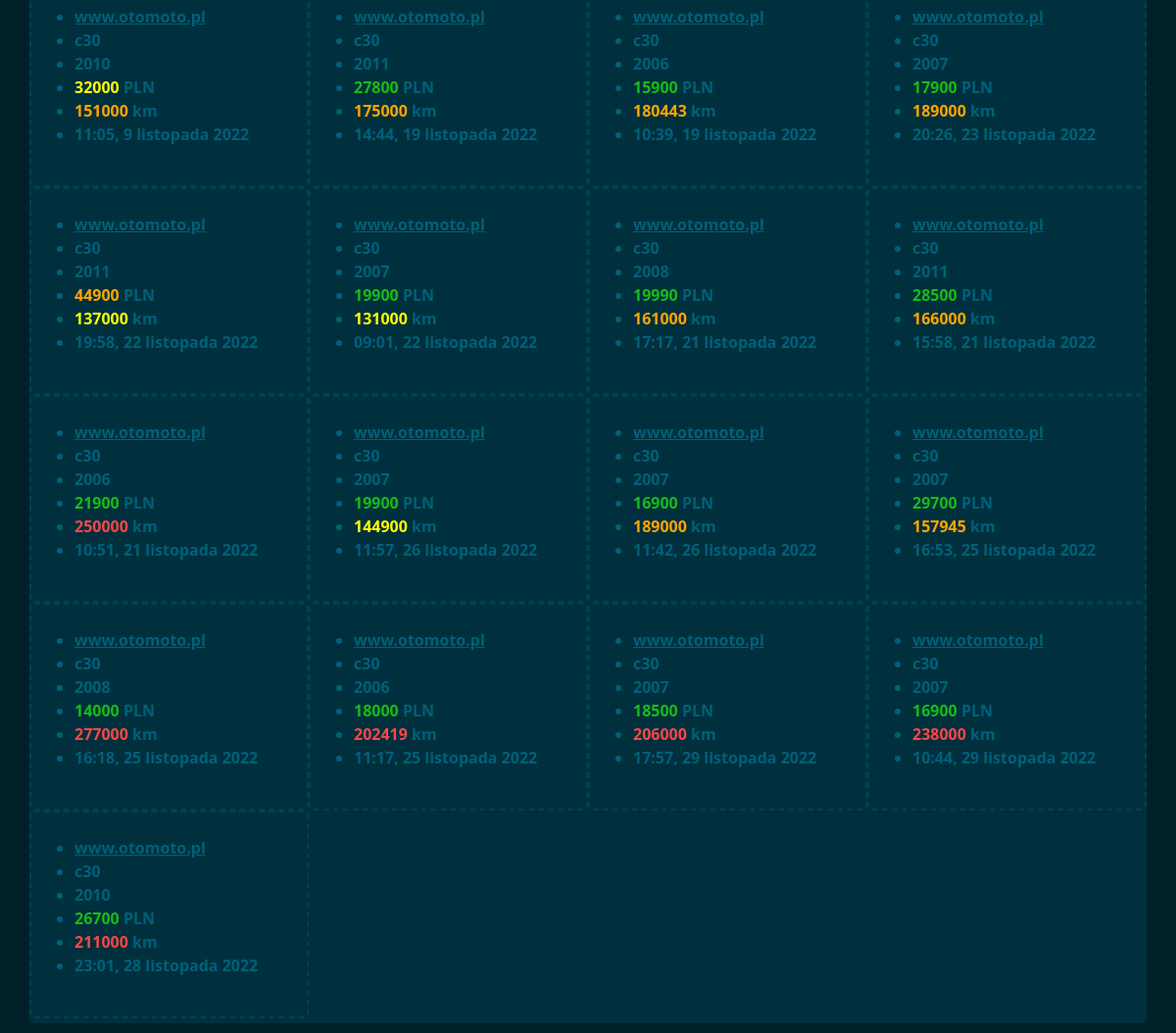
The page /c30/ (lower part) on the database as committed earlier.
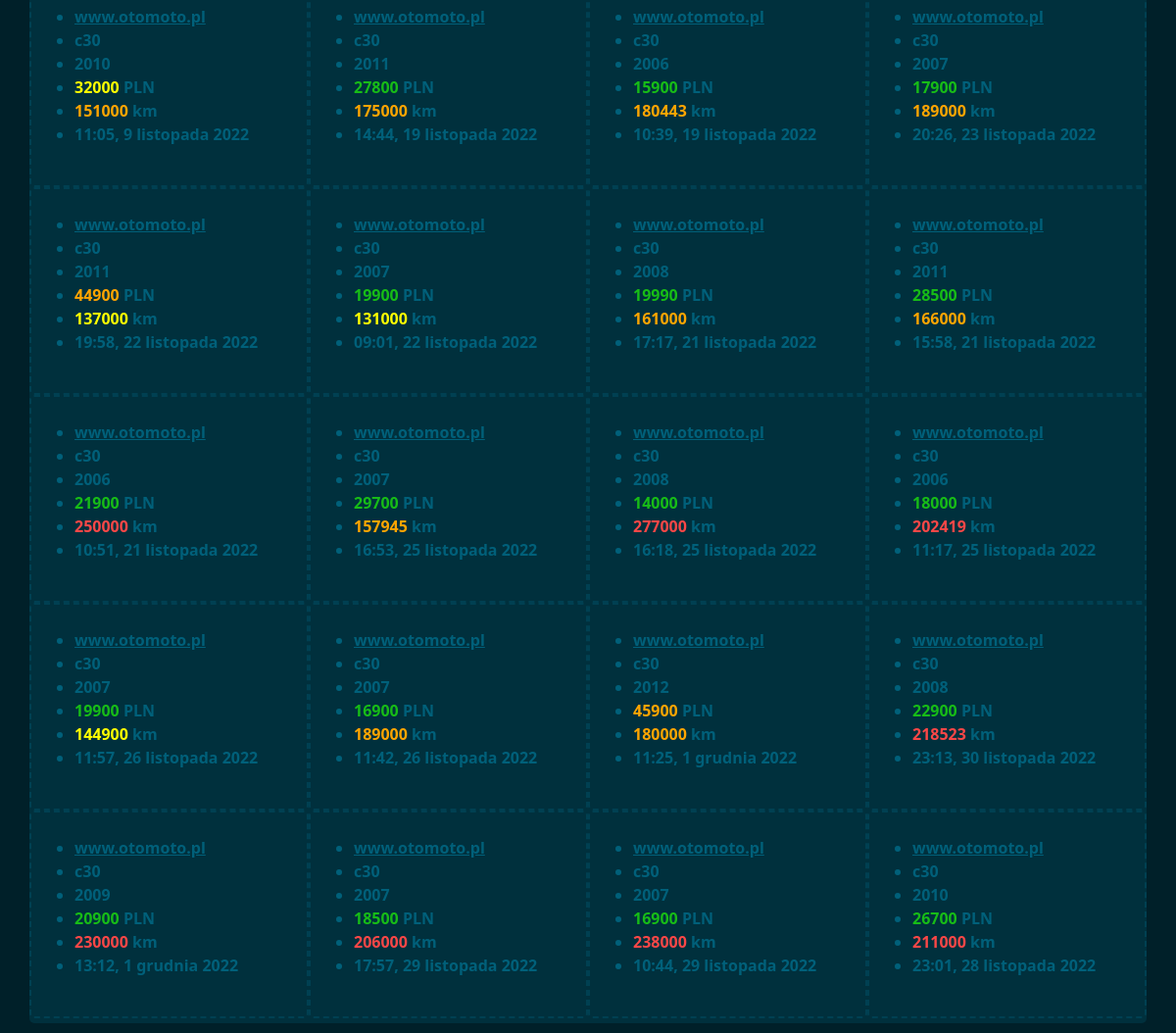
The same page on the database as committed later.
### cardeals/models.py (models this page shows)
class Cars(models.Model):
    brand = models.TextField(blank=True, null=True)
    model = models.TextField(blank=True, null=True)
    price = models.IntegerField(blank=True, null=True)
    currency = models.TextField(blank=True, null=True)
    year = models.IntegerField(blank=True, null=True)
    mileage = models.IntegerField(blank=True, null=True)
    add_date = models.TextField(blank=True, null=True)
    url = models.TextField(blank=True, null=True)
    class Meta:
        managed = False
        db_table = 'cars'

### cardeals/views.py (the view)
# urls.py: path('c30/', views.c30deals, name='c30deals')
def c30deals(response):
    deals = Cars.objects.all()
    return render(response, "cardeals/c30.html", {"deals": deals})

### cardeals/templates/cardeals/c30.html (shortened to what this page needs)
{% extends 'cardeals/base.html' %}
{% block content %}
    {% if deal.model == "c30" %}
    <div class="col-3" id="main">
        <ul>
            <br><li><a href="{{ deal.url }}" target="_blank"> www.otomoto.pl</a></li>
            <li> {{ deal.model }}</li>
            <li> {{ deal.year }}</li>
            <li> <span class="price">{{ deal.price }}</span> {{ deal.currency }}</li>
            <li> <span class="mileage">{{ deal.mileage }}</span> km</li>
            <li> {{ deal.add_date }}</li><br>
        </ul>
    </div>
    {% endif %}
{% endblock %}

Rows that differ between the two databases and show on the page:
shown differently, row unchanged: Cars "11:57, 26 listopada 2022": moves down the list
shown differently, row unchanged: Cars "11:42, 26 listopada 2022": moves down the list
added Cars: model "c30", year "2012", price "45900", currency "PLN", mileage "180000", add_date "11:25, 1 grudnia 2022"
added Cars: model "c30", year "2008", price "22900", currency "PLN", mileage "218523", add_date "23:13, 30 listopada 2022"
added Cars: model "c30", year "2009", price "20900", currency "PLN", mileage "230000", add_date "13:12, 1 grudnia 2022"
